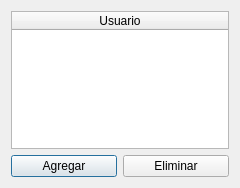
<?xml version="1.0" encoding="UTF-8"?>
<ui version="4.0">
 <class>Dialog</class>
 <widget class="QDialog" name="Dialog">
  <property name="geometry">
   <rect>
    <x>0</x>
    <y>0</y>
    <width>240</width>
    <height>188</height>
   </rect>
  </property>
  <property name="minimumSize">
   <size>
    <width>240</width>
    <height>0</height>
   </size>
  </property>
  <property name="windowTitle">
   <string>Administrar usuarios registrados</string>
  </property>
  <property name="windowIcon">
   <iconset>
    <normaloff>img/Emoji Smiley-186.png</normaloff>img/Emoji Smiley-186.png</iconset>
  </property>
  <property name="styleSheet">
   <string notr="true">QToolTip
{
    border: 1px solid #76797C;
    background-color: rgb(90, 102, 117);;
    color: white;
    padding: 5px;
    opacity: 200;
}

QWidget
{
    color: #eff0f1;
	background-color: #31363b;
    selection-background-color:#3daee9;
    selection-color: #eff0f1;
    background-clip: border;
    border-image: none;
    border: 0px transparent black;
    outline: 0;
}

QWidget:item:hover
{
    background-color: #18465d;
    color: #eff0f1;
}

QWidget:item:selected
{
    background-color: #18465d;
}

QGroupBox::indicator
{
    width: 18px;
    height: 18px;
}
QGroupBox::indicator
{
    margin-left: 2px;
}

QGroupBox::indicator:unchecked:hover,
QGroupBox::indicator:unchecked:focus,
QGroupBox::indicator:unchecked:pressed
{
  border: none;
    image: url(:/qss_icons/rc/checkbox_unchecked_focus.png);
}

QGroupBox::indicator:checked:hover,
QGroupBox::indicator:checked:focus,
QGroupBox::indicator:checked:pressed
{
  border: none;
    image: url(:/qss_icons/rc/checkbox_checked_focus.png);
}


QRadioButton
{
    spacing: 5px;
    outline: none;
    color: #eff0f1;
    margin-bottom: 2px;
}

QRadioButton:disabled
{
    color: #76797C;
}
QRadioButton::indicator
{
    width: 21px;
    height: 21px;
}

QRadioButton::indicator:unchecked
{
    image: url(:/qss_icons/rc/radio_unchecked.png);
}


QRadioButton::indicator:unchecked:hover,
QRadioButton::indicator:unchecked:focus,
QRadioButton::indicator:unchecked:pressed
{
    border: none;
    outline: none;
    image: url(:/qss_icons/rc/radio_unchecked_focus.png);
}

QRadioButton::indicator:checked
{
    border: none;
    outline: none;
    image: url(:/qss_icons/rc/radio_checked.png);
}

QRadioButton::indicator:checked:hover,
QRadioButton::indicator:checked:focus,
QRadioButton::indicator:checked:pressed
{
    border: none;
    outline: none;
    image: url(:/qss_icons/rc/radio_checked_focus.png);
}

QRadioButton::indicator:checked:disabled
{
    outline: none;
    image: url(:/qss_icons/rc/radio_checked_disabled.png);
}

QRadioButton::indicator:unchecked:disabled
{
    image: url(:/qss_icons/rc/radio_unchecked_disabled.png);
}


QMenuBar
{
    background-color: #31363b;
    color: #eff0f1;
}

QMenuBar::item
{
    background: transparent;
}

QMenuBar::item:selected
{
    background: transparent;
    border: 1px solid #76797C;
}

QMenuBar::item:pressed
{
    border: 1px solid #76797C;
    background-color: #3daee9;
    color: #eff0f1;
    margin-bottom:-1px;
    padding-bottom:1px;
}

QMenu
{
    border: 1px solid #76797C;
    color: #eff0f1;
    margin: 2px;
}

QMenu::icon
{
    margin: 5px;
}

QMenu::item
{
    padding: 5px 30px 5px 30px;
    border: 1px solid transparent; /* reserve space for selection border */
}

QMenu::item:selected
{
    color: #eff0f1;
}

QMenu::separator {
    height: 2px;
    background: lightblue;
    margin-left: 10px;
    margin-right: 5px;
}

QMenu::indicator {
    width: 18px;
    height: 18px;
}

/* non-exclusive indicator = check box style indicator
   (see QActionGroup::setExclusive) */
QMenu::indicator:non-exclusive:unchecked {
    image: url(:/qss_icons/rc/checkbox_unchecked.png);
}

QMenu::indicator:non-exclusive:unchecked:selected {
    image: url(:/qss_icons/rc/checkbox_unchecked_disabled.png);
}

QMenu::indicator:non-exclusive:checked {
    image: url(:/qss_icons/rc/checkbox_checked.png);
}

QMenu::indicator:non-exclusive:checked:selected {
    image: url(:/qss_icons/rc/checkbox_checked_disabled.png);
}

/* exclusive indicator = radio button style indicator (see QActionGroup::setExclusive) */
QMenu::indicator:exclusive:unchecked {
    image: url(:/qss_icons/rc/radio_unchecked.png);
}

QMenu::indicator:exclusive:unchecked:selected {
    image: url(:/qss_icons/rc/radio_unchecked_disabled.png);
}

QMenu::indicator:exclusive:checked {
    image: url(:/qss_icons/rc/radio_checked.png);
}

QMenu::indicator:exclusive:checked:selected {
    image: url(:/qss_icons/rc/radio_checked_disabled.png);
}

QMenu::right-arrow {
    margin: 5px;
    image: url(:/qss_icons/rc/right_arrow.png)
}


QWidget:disabled
{
    color: #454545;
    background-color: #31363b;
}

QAbstractItemView
{
    alternate-background-color: #31363b;
    color: #eff0f1;
    border: 1px solid 3A3939;
    border-radius: 2px;
}

QWidget:focus, QMenuBar:focus
{
    border: 1px solid #3daee9;
}

QTabWidget:focus, QCheckBox:focus, QRadioButton:focus, QSlider:focus
{
    border: none;
}

QLineEdit
{
    background-color: #232629;
    padding: 5px;
    border-style: solid;
    border: 1px solid #76797C;
    border-radius: 2px;
    color: #eff0f1;
}

QAbstractItemView QLineEdit
{
    padding: 0;
}

QGroupBox {
    border:1px solid #76797C;
    border-radius: 2px;
    margin-top: 20px;
}

QGroupBox::title {
    subcontrol-origin: margin;
    subcontrol-position: top center;
    padding-left: 10px;
    padding-right: 10px;
    padding-top: 10px;
}

QAbstractScrollArea
{
    border-radius: 2px;
    border: 1px solid #76797C;
    background-color: transparent;
}

QScrollBar:horizontal
{
    height: 15px;
    margin: 3px 15px 3px 15px;
    border: 1px transparent #2A2929;
    border-radius: 4px;
    background-color: #2A2929;
}

QScrollBar::handle:horizontal
{
    background-color: #605F5F;
    min-width: 5px;
    border-radius: 4px;
}

QScrollBar::add-line:horizontal
{
    margin: 0px 3px 0px 3px;
    border-image: url(:/qss_icons/rc/right_arrow_disabled.png);
    width: 10px;
    height: 10px;
    subcontrol-position: right;
    subcontrol-origin: margin;
}

QScrollBar::sub-line:horizontal
{
    margin: 0px 3px 0px 3px;
    border-image: url(:/qss_icons/rc/left_arrow_disabled.png);
    height: 10px;
    width: 10px;
    subcontrol-position: left;
    subcontrol-origin: margin;
}

QScrollBar::add-line:horizontal:hover,QScrollBar::add-line:horizontal:on
{
    border-image: url(:/qss_icons/rc/right_arrow.png);
    height: 10px;
    width: 10px;
    subcontrol-position: right;
    subcontrol-origin: margin;
}


QScrollBar::sub-line:horizontal:hover, QScrollBar::sub-line:horizontal:on
{
    border-image: url(:/qss_icons/rc/left_arrow.png);
    height: 10px;
    width: 10px;
    subcontrol-position: left;
    subcontrol-origin: margin;
}

QScrollBar::up-arrow:horizontal, QScrollBar::down-arrow:horizontal
{
    background: none;
}


QScrollBar::add-page:horizontal, QScrollBar::sub-page:horizontal
{
    background: none;
}

QScrollBar:vertical
{
    background-color: #2A2929;
    width: 15px;
    margin: 15px 3px 15px 3px;
    border: 1px transparent #2A2929;
    border-radius: 4px;
}

QScrollBar::handle:vertical
{
    background-color: #605F5F;
    min-height: 5px;
    border-radius: 4px;
}

QScrollBar::sub-line:vertical
{
    margin: 3px 0px 3px 0px;
    border-image: url(:/qss_icons/rc/up_arrow_disabled.png);
    height: 10px;
    width: 10px;
    subcontrol-position: top;
    subcontrol-origin: margin;
}

QScrollBar::add-line:vertical
{
    margin: 3px 0px 3px 0px;
    border-image: url(:/qss_icons/rc/down_arrow_disabled.png);
    height: 10px;
    width: 10px;
    subcontrol-position: bottom;
    subcontrol-origin: margin;
}

QScrollBar::sub-line:vertical:hover,QScrollBar::sub-line:vertical:on
{

    border-image: url(:/qss_icons/rc/up_arrow.png);
    height: 10px;
    width: 10px;
    subcontrol-position: top;
    subcontrol-origin: margin;
}


QScrollBar::add-line:vertical:hover, QScrollBar::add-line:vertical:on
{
    border-image: url(:/qss_icons/rc/down_arrow.png);
    height: 10px;
    width: 10px;
    subcontrol-position: bottom;
    subcontrol-origin: margin;
}

QScrollBar::up-arrow:vertical, QScrollBar::down-arrow:vertical
{
    background: none;
}


QScrollBar::add-page:vertical, QScrollBar::sub-page:vertical
{
    background: none;
}

QTextEdit
{
    background-color: #232629;
    color: #eff0f1;
    border: 1px solid #76797C;
}

QPlainTextEdit
{
    background-color: #232629;;
    color: #eff0f1;
    border-radius: 2px;
    border: 1px solid #76797C;
}

QHeaderView::section
{
    background-color: #76797C;
    color: #eff0f1;
    padding: 5px;
    border: 1px solid #76797C;
}

QSizeGrip {
    image: url(:/qss_icons/rc/sizegrip.png);
    width: 12px;
    height: 12px;
}

QMainWindow
{
	font: 12pt &quot;Dosis&quot;;
}

QMainWindow::separator
{
    background-color: #31363b;
    color: white;
    padding-left: 4px;
    spacing: 2px;
    border: 1px dashed #76797C;
}

QMainWindow::separator:hover
{
    background-color: #787876;
    color: white;
    padding-left: 4px;
    border: 1px solid #76797C;
    spacing: 2px;
}


QMenu::separator
{
    height: 1px;
    background-color: #76797C;
    color: white;
    padding-left: 4px;
    margin-left: 10px;
    margin-right: 5px;
}


QFrame
{
    border-radius: 2px;
    border: 1px solid #76797C;
}

QFrame[frameShape=&quot;0&quot;]
{
    border-radius: 2px;
    border: 1px transparent #76797C;
}

QStackedWidget
{
    border: 1px transparent black;
}

QToolBar {
    border: 1px transparent #393838;
    background: 1px solid #31363b;
    font-weight: bold;
}

QToolBar::handle:horizontal {
    image: url(:/qss_icons/rc/Hmovetoolbar.png);
}
QToolBar::handle:vertical {
    image: url(:/qss_icons/rc/Vmovetoolbar.png);
}
QToolBar::separator:horizontal {
    image: url(:/qss_icons/rc/Hsepartoolbar.png);
}
QToolBar::separator:vertical {
    image: url(:/qss_icons/rc/Vsepartoolbar.png);
}
QToolButton#qt_toolbar_ext_button {
    background: #58595a
}

QPushButton
{
    color: #eff0f1;
    background-color: #31363b;
    border-width: 1px;
    border-color: #76797C;
    border-style: solid;
    padding: 5px;
    border-radius: 2px;
    outline: none;
}

QPushButton:disabled
{
    background-color: #31363b;
    border-width: 1px;
    border-color: #454545;
    border-style: solid;
    padding-top: 5px;
    padding-bottom: 5px;
    padding-left: 10px;
    padding-right: 10px;
    border-radius: 2px;
    color: #454545;
}

QPushButton:focus {
    background-color: #3daee9;
    color: white;
}

QPushButton:pressed
{
    background-color: #3daee9;
    padding-top: -15px;
    padding-bottom: -17px;
}

QComboBox
{
    selection-background-color: #3daee9;
    border-style: solid;
    border: 1px solid #76797C;
    border-radius: 2px;
    padding: 5px;
    min-width: 75px;
}

QPushButton:checked{
    background-color: #76797C;
    border-color: #6A6969;
}

QComboBox:hover,QPushButton:hover,QAbstractSpinBox:hover,QLineEdit:hover,QTextEdit:hover,QPlainTextEdit:hover,QAbstractView:hover,QTreeView:hover
{
    border: 1px solid #3daee9;
    color: #eff0f1;
}

QComboBox:on
{
    padding-top: 3px;
    padding-left: 4px;
    selection-background-color: #4a4a4a;
}

QComboBox QAbstractItemView
{
    background-color: #232629;
    border-radius: 2px;
    border: 1px solid #76797C;
    selection-background-color: #18465d;
}


QAbstractSpinBox {
    padding: 5px;
    border: 1px solid #76797C;
    background-color: #232629;
    color: #eff0f1;
    border-radius: 2px;
    min-width: 75px;
}

QAbstractSpinBox:up-button
{
    background-color: transparent;
    subcontrol-origin: border;
    subcontrol-position: center right;
}

QAbstractSpinBox:down-button
{
    background-color: transparent;
    subcontrol-origin: border;
    subcontrol-position: center left;
}

QAbstractSpinBox::up-arrow,QAbstractSpinBox::up-arrow:disabled,QAbstractSpinBox::up-arrow:off {
    image: url(:/qss_icons/rc/up_arrow_disabled.png);
    width: 10px;
    height: 10px;
}
QAbstractSpinBox::up-arrow:hover
{
    image: url(:/qss_icons/rc/up_arrow.png);
}


QAbstractSpinBox::down-arrow,QAbstractSpinBox::down-arrow:disabled,QAbstractSpinBox::down-arrow:off
{
    image: url(:/qss_icons/rc/down_arrow_disabled.png);
    width: 10px;
    height: 10px;
}
QAbstractSpinBox::down-arrow:hover
{
    image: url(:/qss_icons/rc/down_arrow.png);
}


QLabel
{
    border: 0px solid black;
}

QTabWidget{
    border: 0px transparent black;
}

QTabWidget::pane {
    border: 1px solid #76797C;
    padding: 5px;
    margin: 0px;
}

QTabWidget::tab-bar {
    left: 5px; /* move to the right by 5px */
}

QTabBar
{
    qproperty-drawBase: 0;
    border-radius: 3px;
}

QTabBar:focus
{
    border: 0px transparent black;
}

QTabBar::close-button  {
    image: url(:/qss_icons/rc/close.png);
    background: transparent;
}

QTabBar::close-button:hover
{
    image: url(:/qss_icons/rc/close-hover.png);
    background: transparent;
}

QTabBar::close-button:pressed {
    image: url(:/qss_icons/rc/close-pressed.png);
    background: transparent;
}

/* TOP TABS */
QTabBar::tab:top {
    color: #eff0f1;
    border: 1px solid #76797C;
    border-bottom: 1px transparent black;
    background-color: #31363b;
    padding: 5px;
    min-width: 50px;
    border-top-left-radius: 2px;
    border-top-right-radius: 2px;
}

QTabBar::tab:top:!selected
{
    color: #eff0f1;
    background-color: #54575B;
    border: 1px solid #76797C;
    border-bottom: 1px transparent black;
    border-top-left-radius: 2px;
    border-top-right-radius: 2px;    
}

QTabBar::tab:top:!selected:hover {
    background-color: #3daee9;
}

/* BOTTOM TABS */
QTabBar::tab:bottom {
    color: #eff0f1;
    border: 1px solid #76797C;
    border-top: 1px transparent black;
    background-color: #31363b;
    padding: 5px;
    border-bottom-left-radius: 2px;
    border-bottom-right-radius: 2px;
    min-width: 50px;
}

QTabBar::tab:bottom:!selected
{
    color: #eff0f1;
    background-color: #54575B;
    border: 1px solid #76797C;
    border-top: 1px transparent black;
    border-bottom-left-radius: 2px;
    border-bottom-right-radius: 2px;
}

QTabBar::tab:bottom:!selected:hover {
    background-color: #3daee9;
}

/* LEFT TABS */
QTabBar::tab:left {
    color: #eff0f1;
    border: 1px solid #76797C;
    border-left: 1px transparent black;
    background-color: #31363b;
    padding: 5px;
    border-top-right-radius: 2px;
    border-bottom-right-radius: 2px;
    min-height: 50px;
}

QTabBar::tab:left:!selected
{
    color: #eff0f1;
    background-color: #54575B;
    border: 1px solid #76797C;
    border-left: 1px transparent black;
    border-top-right-radius: 2px;
    border-bottom-right-radius: 2px;
}

QTabBar::tab:left:!selected:hover {
    background-color: #3daee9;
}


/* RIGHT TABS */
QTabBar::tab:right {
    color: #eff0f1;
    border: 1px solid #76797C;
    border-right: 1px transparent black;
    background-color: #31363b;
    padding: 5px;
    border-top-left-radius: 2px;
    border-bottom-left-radius: 2px;
    min-height: 50px;
}

QTabBar::tab:right:!selected
{
    color: #eff0f1;
    background-color: #54575B;
    border: 1px solid #76797C;
    border-right: 1px transparent black;
    border-top-left-radius: 2px;
    border-bottom-left-radius: 2px;
}

QTabBar::tab:right:!selected:hover {
    background-color: #3daee9;
}

QTabBar QToolButton::right-arrow:enabled {
     image: url(:/qss_icons/rc/right_arrow.png);
 }

 QTabBar QToolButton::left-arrow:enabled {
     image: url(:/qss_icons/rc/left_arrow.png);
 }

QTabBar QToolButton::right-arrow:disabled {
     image: url(:/qss_icons/rc/right_arrow_disabled.png);
 }

 QTabBar QToolButton::left-arrow:disabled {
     image: url(:/qss_icons/rc/left_arrow_disabled.png);
 }


QDockWidget {
    background: #31363b;
    border: 1px solid #403F3F;
    titlebar-close-icon: url(:/qss_icons/rc/close.png);
    titlebar-normal-icon: url(:/qss_icons/rc/undock.png);
}

QDockWidget::close-button, QDockWidget::float-button {
    border: 1px solid transparent;
    border-radius: 2px;
    background: transparent;
}

QDockWidget::close-button:hover, QDockWidget::float-button:hover {
    background: rgba(255, 255, 255, 10);
}

QDockWidget::close-button:pressed, QDockWidget::float-button:pressed {
    padding: 1px -1px -1px 1px;
    background: rgba(255, 255, 255, 10);
}

QTreeView, QListView
{
    border: 1px solid #76797C;
    background-color: #232629;
}

QTreeView:branch:selected, QTreeView:branch:hover
{
    background: url(:/qss_icons/rc/transparent.png);
}

QTreeView::branch:has-siblings:!adjoins-item {
    border-image: url(:/qss_icons/rc/transparent.png);
}

QTreeView::branch:has-siblings:adjoins-item {
    border-image: url(:/qss_icons/rc/transparent.png);
}

QTreeView::branch:!has-children:!has-siblings:adjoins-item {
    border-image: url(:/qss_icons/rc/transparent.png);
}

QTreeView::branch:has-children:!has-siblings:closed,
QTreeView::branch:closed:has-children:has-siblings {
    image: url(:/qss_icons/rc/branch_closed.png);
}

QTreeView::branch:open:has-children:!has-siblings,
QTreeView::branch:open:has-children:has-siblings  {
    image: url(:/qss_icons/rc/branch_open.png);
}

QTreeView::branch:has-children:!has-siblings:closed:hover,
QTreeView::branch:closed:has-children:has-siblings:hover {
    image: url(:/qss_icons/rc/branch_closed-on.png);
    }

QTreeView::branch:open:has-children:!has-siblings:hover,
QTreeView::branch:open:has-children:has-siblings:hover  {
    image: url(:/qss_icons/rc/branch_open-on.png);
    }

QListView::item:!selected:hover, QTreeView::item:!selected:hover  {
    background: #18465d;
    outline: 0;
    color: #eff0f1
}

QListView::item:selected:hover, QTreeView::item:selected:hover  {
    background: #287399;
    color: #eff0f1;
}

QSlider::groove:horizontal {
    border: 1px solid #565a5e;
    height: 4px;
    background: #565a5e;
    margin: 0px;
    border-radius: 2px;
}

QSlider::handle:horizontal {
    background: #232629;
    border: 1px solid #565a5e;
    width: 16px;
    height: 16px;
    margin: -8px 0;
    border-radius: 9px;
}

QSlider::groove:vertical {
    border: 1px solid #565a5e;
    width: 4px;
    background: #565a5e;
    margin: 0px;
    border-radius: 3px;
}

QSlider::handle:vertical {
    background: #232629;
    border: 1px solid #565a5e;
    width: 16px;
    height: 16px;
    margin: 0 -8px;
    border-radius: 9px;
}

QToolButton {
    background-color: transparent;
    border: 1px transparent #76797C;
    border-radius: 2px;
    margin: 3px;
    padding: 5px;
}

QToolButton[popupMode=&quot;1&quot;] { /* only for MenuButtonPopup */
 padding-right: 20px; /* make way for the popup button */
 border: 1px #76797C;
 border-radius: 5px;
}

QToolButton[popupMode=&quot;2&quot;] { /* only for InstantPopup */
 padding-right: 10px; /* make way for the popup button */
 border: 1px #76797C;
}


QToolButton:hover, QToolButton::menu-button:hover {
    background-color: transparent;
    border: 1px solid #3daee9;
    padding: 5px;
}

QToolButton:checked, QToolButton:pressed,
        QToolButton::menu-button:pressed {
    background-color: #3daee9;
    border: 1px solid #3daee9;
    padding: 5px;
}

/* the subcontrol below is used only in the InstantPopup or DelayedPopup mode */
QToolButton::menu-indicator {
    image: url(:/qss_icons/rc/down_arrow.png);
    top: -7px; left: -2px; /* shift it a bit */
}

/* the subcontrols below are used only in the MenuButtonPopup mode */
QToolButton::menu-button {
    border: 1px transparent #76797C;
    border-top-right-radius: 6px;
    border-bottom-right-radius: 6px;
    /* 16px width + 4px for border = 20px allocated above */
    width: 16px;
    outline: none;
}

QToolButton::menu-arrow {
    image: url(:/qss_icons/rc/down_arrow.png);
}

QToolButton::menu-arrow:open {
    border: 1px solid #76797C;
}

QPushButton::menu-indicator  {
    subcontrol-origin: padding;
    subcontrol-position: bottom right;
    left: 8px;
}

QTableView
{
    border: 1px solid #76797C;
    gridline-color: #31363b;
    background-color: #232629;
}


QTableView, QHeaderView
{
    border-radius: 0px;
}

QTableView::item:pressed, QListView::item:pressed, QTreeView::item:pressed  {
    background: #18465d;
    color: #eff0f1;
}

QTableView::item:selected:active, QTreeView::item:selected:active, QListView::item:selected:active  {
    background: #287399;
    color: #eff0f1;
}


QHeaderView
{
    background-color: #31363b;
    border: 1px transparent;
    border-radius: 0px;
    margin: 0px;
    padding: 0px;

}

QHeaderView::section  {
    background-color: #31363b;
    color: #eff0f1;
    padding: 5px;
    border: 1px solid #76797C;
    border-radius: 0px;
    text-align: center;
}

QHeaderView::section::vertical::first, QHeaderView::section::vertical::only-one
{
    border-top: 1px solid #76797C;
}

QHeaderView::section::vertical
{
    border-top: transparent;
}

QHeaderView::section::horizontal::first, QHeaderView::section::horizontal::only-one
{
    border-left: 1px solid #76797C;
}

QHeaderView::section::horizontal
{
    border-left: transparent;
}


QHeaderView::section:checked
 {
    color: white;
    background-color: #334e5e;
 }

 /* style the sort indicator */
QHeaderView::down-arrow {
    image: url(:/qss_icons/rc/down_arrow.png);
}

QHeaderView::up-arrow {
    image: url(:/qss_icons/rc/up_arrow.png);
}


QTableCornerButton::section {
    background-color: #31363b;
    border: 1px transparent #76797C;
    border-radius: 0px;
}

QToolBox  {
    padding: 5px;
    border: 1px transparent black;
}

QToolBox::tab {
    color: #eff0f1;
    background-color: #31363b;
    border: 1px solid #76797C;
    border-bottom: 1px transparent #31363b;
    border-top-left-radius: 5px;
    border-top-right-radius: 5px;
}

QToolBox::tab:selected { /* italicize selected tabs */
    font: italic;
    background-color: #31363b;
    border-color: #3daee9;
 }

QStatusBar::item {
    border: 0px transparent dark;
 }


QFrame[height=&quot;3&quot;], QFrame[width=&quot;3&quot;] {
    background-color: #76797C;
}


QSplitter::handle {
    border: 1px dashed #76797C;
}

QSplitter::handle:hover {
    background-color: #787876;
    border: 1px solid #76797C;
}

QSplitter::handle:horizontal {
    width: 1px;
}

QSplitter::handle:vertical {
    height: 1px;
}

QProgressBar {
    border: 1px solid #76797C;
    border-radius: 5px;
    text-align: center;
}

QProgressBar::chunk {
    background-color: #05B8CC;
}

QDateEdit
{
    selection-background-color: #3daee9;
    border-style: solid;
    border: 1px solid #3375A3;
    border-radius: 2px;
    padding: 1px;
    min-width: 75px;
}

QDateEdit:on
{
    padding-top: 3px;
    padding-left: 4px;
    selection-background-color: #4a4a4a;
}

QDateEdit QAbstractItemView
{
    background-color: #232629;
    border-radius: 2px;
    border: 1px solid #3375A3;
    selection-background-color: #3daee9;
}

QDateEdit::drop-down
{
    subcontrol-origin: padding;
    subcontrol-position: top right;
    width: 15px;
    border-left-width: 0px;
    border-left-color: darkgray;
    border-left-style: solid;
    border-top-right-radius: 3px;
    border-bottom-right-radius: 3px;
}

QDateEdit::down-arrow
{
    image: url(:/qss_icons/rc/down_arrow_disabled.png);
}

QDateEdit::down-arrow:on, QDateEdit::down-arrow:hover,
QDateEdit::down-arrow:focus
{
    image: url(:/qss_icons/rc/down_arrow.png);
}</string>
  </property>
  <layout class="QGridLayout" name="gridLayout_2">
   <item row="0" column="0">
    <widget class="QTableWidget" name="tableWidget">
     <property name="alternatingRowColors">
      <bool>true</bool>
     </property>
     <attribute name="horizontalHeaderStretchLastSection">
      <bool>true</bool>
     </attribute>
     <column>
      <property name="text">
       <string>Usuario</string>
      </property>
     </column>
    </widget>
   </item>
   <item row="1" column="0">
    <layout class="QGridLayout" name="gridLayout">
     <item row="0" column="0">
      <widget class="QPushButton" name="pushButton_2">
       <property name="text">
        <string>Agregar</string>
       </property>
      </widget>
     </item>
     <item row="0" column="1">
      <widget class="QPushButton" name="pushButton">
       <property name="text">
        <string>Eliminar</string>
       </property>
      </widget>
     </item>
    </layout>
   </item>
  </layout>
 </widget>
 <resources/>
 <connections/>
</ui>
